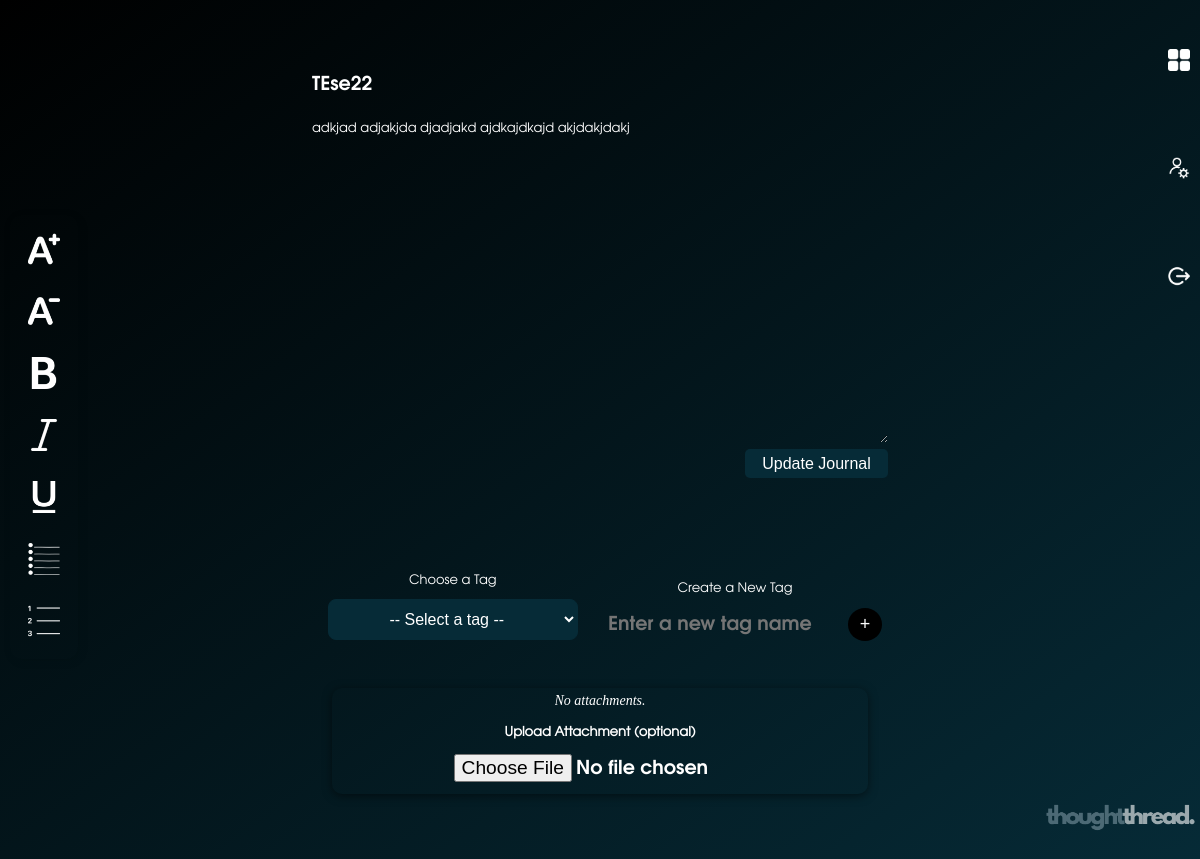
Screenshot of /journal/entry/36/edit/ (signed in) with the database file from the repository.
### journalApp/models.py (models this page shows, shortened)
class JournalEntry(models.Model):
    entry_id = models.AutoField(primary_key=True)
    user = models.ForeignKey(User, on_delete=models.CASCADE)
    title = models.CharField(max_length=255)
    content = models.TextField()
    created_at = models.DateTimeField(auto_now_add=True)
    updated_at = models.DateTimeField(auto_now=True)
    tag = models.ForeignKey(Tag, on_delete=models.SET_NULL, null=True, blank=True)

### journalApp/views.py (the view)
# urls.py: path('entry/<int:entry_id>/edit/', views.editEntry, name='editEntry'),
def editEntry(request, entry_id):
    journal = JournalEntry.objects.get(pk=entry_id,user=request.user)
    if request.method == 'POST':
        title = request.POST.get('title')
        content = request.POST.get('content')
        existing_tag_id = request.POST.get('existingTag')
        new_tag_name = request.POST.get('newTag')
        journal.title = title
        journal.content = content
        if new_tag_name:
            tag, _ = Tag.objects.get_or_create(name=new_tag_name, user=request.user)
            journal.tag = tag
        elif existing_tag_id:
            journal.tag = Tag.objects.get(tag_id=existing_tag_id, user=request.user)
        else:
            journal.tag = None
        remove_existing = request.POST.get('remove_attachment')
        if remove_existing == 'on':
            journal.attachments.all().delete()
        if 'new_attachment' in request.FILES:
            image_file = request.FILES['new_attachment']
            Attachment.objects.create(
                journal_entry=journal,
                image=image_file
            )
        journal.save()
        messages.success(request, "Entry updated successfully!")
        return redirect('viewEntry', entry_id=journal.entry_id)
    else:
        all_tags = Tag.objects.filter(user=request.user).distinct()
        context = {
            'journal': journal,
            'all_tags': all_tags
        }
        return render(request, 'journalApp/editEntry.html', context)

### journalApp/templates/journalApp/editEntry.html (shortened to what this page needs)
{% load static %}
<!DOCTYPE html>
<html lang="en">
<head>
    <link rel="stylesheet" href="{% static 'css/style.css' %}">
</head>
<body>
    <main id="main" class="journalentrypage">
        <div id="side-nav">
            <a href="{% url 'index' %}">
                <button title="Dashboard">
                    <img src="{% static 'images/button-icons/dashboard.png' %}" alt="Dashboard" width="80%">
                </button>
            </a>
            <br><br>
            <a href="{% url 'profSetting' %}">
                <button title="Settings">
                    <img src="{% static 'images/button-icons/profile.png' %}" alt="Profile" width="95%">
                </button>
            </a>
            <br><br>
            {% if user.is_authenticated %}
            <a href="{% url 'logOut' %}">
                <button title="Logout">
                    <img src="{% static 'images/button-icons/logout.png' %}" alt="Logout" width="85%">
                </button>
            </a>
            {% endif %}
        </div>
        <form action="{% url 'editEntry' journal.entry_id %}" method="POST" id="journalForm" enctype="multipart/form-data">
            <div class="form-group">
                <input type="text" id="journalTitle" name="title" class="form-control" value="{{ journal.title }}" required>
            </div>
            <div class="form-group">
                <div id="journalContent" class="journal-content-editable" contenteditable="true">
                    {{ journal.content|safe }}
                </div>
            </div>
            <div class="form-group mt-3" id="save-btn">
                <button type="submit" class="btn btn-primary" onclick="prepareSubmission(event)">
                    Update Journal
                </button>
            </div>
            <div id="tags-section">
                <div class="form-group">
                    <label for="existingTag">Choose a Tag</label>
                    <div class="dropdown-container">
                        <select id="existingTag" name="existingTag" class="form-control tag-dropdown">
                            <option value="">-- Select a tag --</option>
                        </select>
                    </div>
                </div>
                <br>
                <div class="form-group">
                    <label for="newTag">Create a New Tag</label>
                    <div class="new-tag-input">
                        <input type="text" id="newTag" name="newTag" class="form-control" placeholder="Enter a new tag name">
                        <button type="button" class="btn-add-tag">+</button>
                    </div>
                </div>
            </div>
            <br>
            <div id="attachment-container">
                {% if journal.attachments.all %}
                    <h4 class="attachment-header">Attachment</h4>
                    <div class="attachments-grid">
                        {% for attach in journal.attachments.all %}
                        <div class="attachment-item">
                            <img src="{{ attach.image.url }}" alt="Attachment">
                        </div>
                        {% endfor %}
                    </div>
                    <div class="remove-attachment">
                        <label for="remove_attachment">
                            <input type="checkbox" id="remove_attachment" name="remove_attachment">
                            Remove existing attachment?
                        </label>
                    </div>
                {% else %}
                    <p class="no-attachments">No attachments.</p>
                {% endif %}
                <div class="form-group upload-container">
                    <label for="new_attachment" class="upload-label">Upload Attachment (optional)</label>
                    <input type="file" id="new_attachment" name="new_attachment" accept="image/*" class="upload-input">
                </div>
            </div>
        </form>
            <div class="toolbar">
                <button onclick="changeSize('up')" title="Increase font size">
                    <img src="{% static 'images/toolbar-icons/font-size-up.png' %}" alt="Increase Font Size">
                </button>
                <button onclick="changeSize('down')" title="Decrease font size">
                    <img src="{% static 'images/toolbar-icons/font-size-down.png' %}" alt="Decrease Font Size">
                </button>
                <button onclick="formatText('bold')" title="Bold Font">
                    <img src="{% static 'images/toolbar-icons/bold.png' %}" alt="Bold">
                </button>
                <button onclick="formatText('italic')" title="Italic Font">
                    <img src="{% static 'images/toolbar-icons/italic.png' %}" alt="Italic">
                </button>
                <button onclick="formatText('underline')" title="Underline Font">
                    <img src="{% static 'images/toolbar-icons/underline.png' %}" alt="Underline">
                </button>
                <button onclick="addLists('bullet')" title="Bullet Points">
                    <img src="{% static 'images/toolbar-icons/bullet-points.png' %}" alt="Bullet-Points">
                </button>
                <button onclick="addLists('numbered')" title="Numbered Points">
                    <img src="{% static 'images/toolbar-icons/numbered points.png' %}" alt="Numbered-List">
                </button>
            </div>
        <div id="fixed-logo">
            <img src="{% static 'images/logos/thoughtthread-logo-rect.png' %}" alt="thoughtthread." width="30%">
        </div>
    </main>
</body>
</html>

### journalApp/static/css/style.css (style rules this page uses)
* { margin: 0; padding: 0; box-sizing: border-box; overflow-x: hidden; }
#main { background-image: linear-gradient(to bottom right, var(--primary_color), var(--secondary_color)); padding: 5% 26%; }
#main form p, #main form h4 { color: white; }
#side-nav { position: fixed; top: 4.5%; left: 96.5%; display: flex; flex-direction: column; gap: 15px; }
#side-nav button { background-color: transparent; max-width: 50px; border: none; display: flex; align-items: center; justify-content: center; padding: 10px; transition: background 0.3s ease-in-out; }
#side-nav button img { width: 100%; height: auto; transition: transform 0.3s ease-in-out; }
#main form input, #journalContent { padding: 2%; padding-left: 0; font-family: EvolventaBold; background-color: transparent; border: none; font-size: larger; color: white; }
#journalContent { font-family: Evolventa; font-size: small; min-height: 335px; overflow: hidden; resize: vertical; }
#main form input:focus, #journalContent { outline: none; border: none; }
.toolbar { position: fixed; left: 10px; top: 50%; transform: translateY(-50%); display: flex; flex-direction: column; align-items: center; gap: 10px; padding: 10px; border-radius: 12px; box-shadow: 2px 2px 10px rgba(0, 0, 0, 0.1); z-index: 1000; }
.toolbar button { background: none; border: none; cursor: pointer; padding: 8px; border-radius: 8px; transition: background 0.3s ease-in-out; }
.toolbar button img { width: 32px; height: 32px; }
#tags-section { display: flex; flex-direction: row; align-items: center; text-align: center; justify-content: center; margin-top: 20px; }
.dropdown-container { display: flex; justify-content: center; width: 100%; padding: 10px; }
.tag-dropdown { width: 250px; padding: 10px; border-radius: 8px; border: 1px solid var(--secondary_color); background-color: var(--secondary_color); font-size: 16px; text-align: center; cursor: pointer; transition: background 0.3s ease-in-out; color: white; }
.new-tag-input { display: flex; justify-content: center; align-items: center; gap: 10px; margin-top: 10px; }
#newTag { width: 250px; padding: 8px; border-radius: 8px; border: 1px solid var(--primary_color); text-align: center; }
.btn-add-tag { background-color: var(--primary_color); color: white; font-size: 18px; padding: 6px 12px; border-radius: 50%; border: none; cursor: pointer; transition: background 0.3s; }
#attachment-container { display: flex; flex-direction: column; align-items: center; justify-content: center; text-align: center; text-align: center; margin: 20px; padding: 5px; border-radius: 10px; box-shadow: 0 2px 10px rgba(0, 0, 0, 0.5); }
.no-attachments { font-size: 14px; color: gray; font-style: italic; }
.upload-container { margin-top: 15px; }
.upload-label { font-weight: bold; display: block; margin-bottom: 5px; }
.upload-input { display: block; width: 80%; margin: 0 auto; padding: 10px; border-radius: 8px; border: 1px solid var(--primary_color); background: var(--tertiary_color); color: white; cursor: pointer; transition: background 0.3s ease-in-out; }
#main form label { color: white; font-family: Evolventa; font-size: small; }
#save-btn { text-align: right; padding: 1% 0; }
#save-btn button { background-color: var(--secondary_color); padding: 1% 3%; color: white; border: none; }
#tags-section { margin-top: 15%; }
#fixed-logo { text-align: right; position: fixed; top: 92%; left: 58%; }
#fixed-logo img { filter: opacity(0.6); }
button { padding: 10px 20px; border: none; background: var(--secondary_color); color: white; font-size: 16px; border-radius: 5px; cursor: pointer; }

### rows the page displays
JournalEntry: title "TEse22", content "adkjad adjakjda djadjakd ajdkajdkajd akjdakjdakj"
